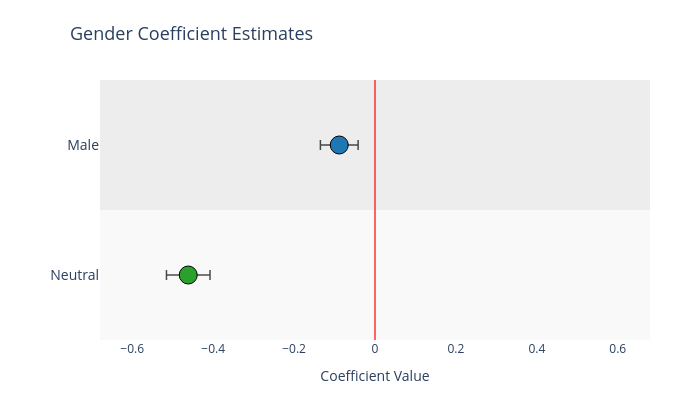

The notebook cell this image was saved under:
### Markdown cell above
#### Coeffficient plot of above regression

### Code cell
# Extract coefficients and standard errors
coefs = reg_lup_cat.params
errors = reg_lup_cat.bse

# Filter just the gender coefficients
gender_terms = coefs[coefs.index.str.contains("gender")]
gender_df = pd.DataFrame({
    "Variable": gender_terms.index,
    "Coefficient": gender_terms.values,
    "SE": errors[gender_terms.index]
})

# Clean gender labels
gender_df["Gender"] = gender_df["Variable"].str.extract(r'gender\[T\.(.*?)\]')[0]

# Calculate confidence intervals
gender_df["CI_lower"] = gender_df["Coefficient"] - 1.96*gender_df["SE"]
gender_df["CI_upper"] = gender_df["Coefficient"] + 1.96*gender_df["SE"]

# Sort by coefficient value
gender_df = gender_df.sort_values("Coefficient")

# Create alternating background colors
n_categories = len(gender_df)
background_colors = ['#f9f9f9','#ededed'] * ((n_categories + 1) // 2)

# Create figure
fig = go.Figure()

# Add alternating background rectangles
for i, row in enumerate(gender_df.itertuples()):
    fig.add_shape(
        type="rect",
        x0=-max(abs(gender_df["CI_lower"].max()), abs(gender_df["CI_upper"].max())) - 0.5,
        x1=max(abs(gender_df["CI_lower"].max()), abs(gender_df["CI_upper"].max())) + 0.5,
        y0=i-0.5, y1=i+0.5,
        fillcolor=background_colors[i],
        layer="below",
        line_width=0
    )

# Add coefficient points
fig.add_trace(go.Scatter(
    x=gender_df["Coefficient"],
    y=gender_df.index,
    mode="markers",
    marker=dict(
        color=np.where(gender_df["Gender"] == "Male", "#1f77b4", "#2ca02c"),
        size=18,
        line=dict(width=1, color="black")
    ),
    error_x=dict(
        array=gender_df["SE"],
        color="rgba(0,0,0,0.7)",
        thickness=1.5,
        width=5
    ),
    text=gender_df["Gender"],
    textposition="middle left",
    textfont=dict(size=14),
    customdata=np.stack([
        gender_df["Coefficient"],
        gender_df["CI_lower"],
        gender_df["CI_upper"]
    ], axis=-1),
    hovertemplate=(
        "<b>%{text}</b><br>"
        "Estimate: %{customdata[0]:.2f}<br>"
        "95% CI: [%{customdata[1]:.2f}, %{customdata[2]:.2f}]<extra></extra>"
    )
))

# Add vertical zero line
fig.add_vline(
    x=0, 
    line_width=1.5, 
    line_color="red", 
    opacity=0.8,
    layer="above"
)

# Customize layout
fig.update_layout(
    title=dict(
        text="Gender Coefficient Estimates",
        font=dict(size=18),
        x=0.1,  # Align to the left
        xanchor="left"  # Anchor the title to the left
    ),
    xaxis=dict(
        title="Coefficient Value",
        titlefont=dict(size=14),
        showgrid=False,
        zeroline=False,
        tickfont=dict(size=12)
    ),
    yaxis=dict(
        title="",
        showgrid=False,
        zeroline=False,
        tickvals=gender_df.index,
        ticktext=gender_df["Gender"],
        tickfont=dict(size=14),
        automargin=True
    ),
    margin=dict(l=100, r=50, t=80, b=60),
    height=400,
    width=700,
    plot_bgcolor="white",
    showlegend=False
)

fig.show()

### Figure 1 — Plotly figure (JSON) as saved in the notebook; plotly's stock layout.template omitted (floating-point values rounded to 4 significant figures)
{"data": [{"customdata": [[-0.4616, -0.5671, -0.3561], [-0.08834, -0.1797, 0.003008]], "error_x": {"array": [0.05381, 0.04661], "color": "rgba(0,0,0,0.7)", "thickness": 1.5, "width": 5}, "hovertemplate": "<b>%{text}</b><br>Estimate: %{customdata[0]:.2f}<br>95% CI: [%{customdata[1]:.2f}, %{customdata[2]:.2f}]<extra></extra>", "marker": {"color": ["#2ca02c", "#1f77b4"], "line": {"color": "black", "width": 1}, "size": 18}, "mode": "markers", "text": ["Neutral", "Male"], "textfont": {"size": 14}, "textposition": "middle left", "type": "scatter", "x": [-0.4616, -0.08834], "y": ["gender[T.Neutral]", "gender[T.Male]"]}], "layout": {"height": 400, "margin": {"b": 60, "l": 100, "r": 50, "t": 80}, "plot_bgcolor": "white", "shapes": [{"fillcolor": "#f9f9f9", "layer": "below", "line": {"width": 0}, "type": "rect", "x0": -0.6797, "x1": 0.6797, "y0": -0.5, "y1": 0.5}, {"fillcolor": "#ededed", "layer": "below", "line": {"width": 0}, "type": "rect", "x0": -0.6797, "x1": 0.6797, "y0": 0.5, "y1": 1.5}, {"layer": "above", "line": {"color": "red", "width": 1.5}, "opacity": 0.8, "type": "line", "x0": 0, "x1": 0, "xref": "x", "y0": 0, "y1": 1, "yref": "y domain"}], "showlegend": false, "title": {"font": {"size": 18}, "text": "Gender Coefficient Estimates", "x": 0.1, "xanchor": "left"}, "width": 700, "xaxis": {"showgrid": false, "tickfont": {"size": 12}, "title": {"font": {"size": 14}, "text": "Coefficient Value"}, "zeroline": false}, "yaxis": {"automargin": true, "showgrid": false, "tickfont": {"size": 14}, "ticktext": ["Neutral", "Male"], "tickvals": ["gender[T.Neutral]", "gender[T.Male]"], "title": {"text": ""}, "zeroline": false}}}
